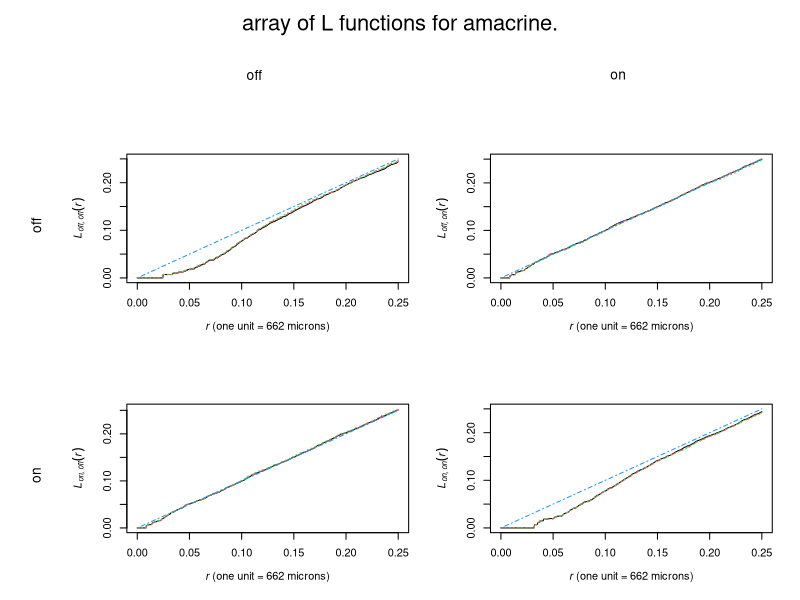
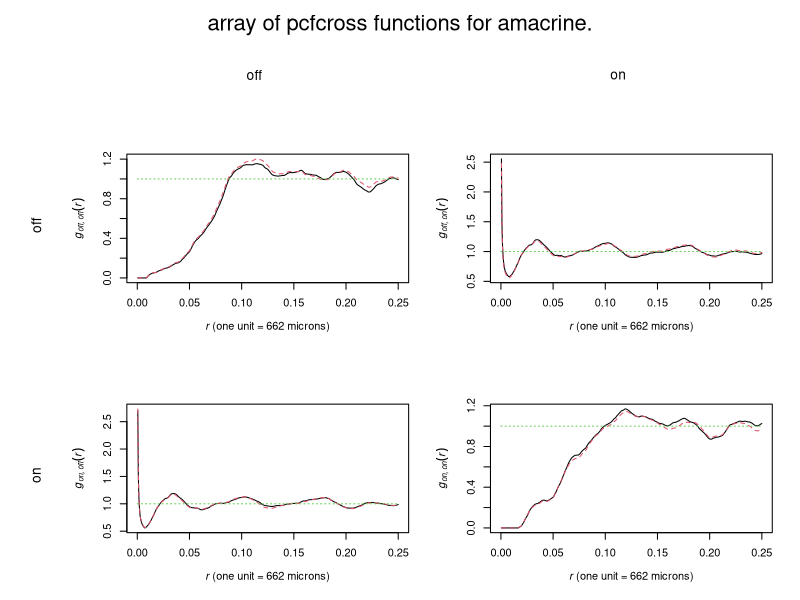
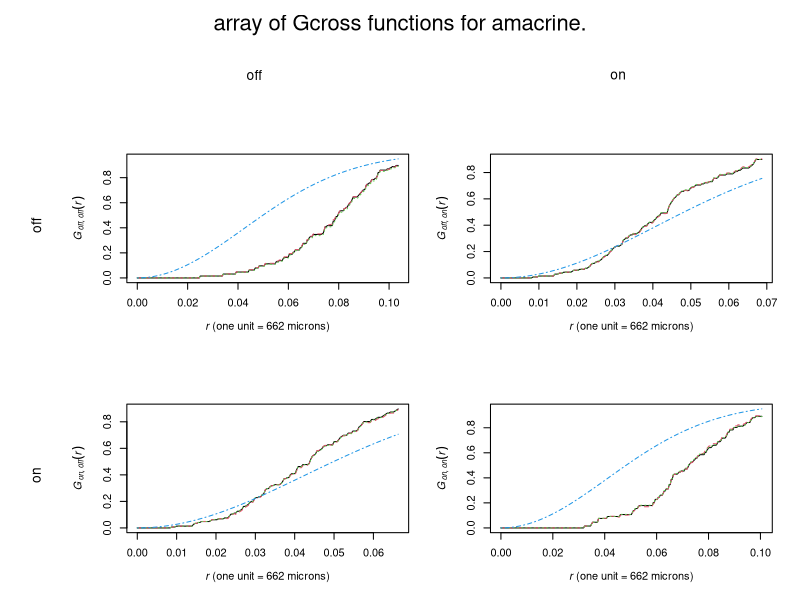
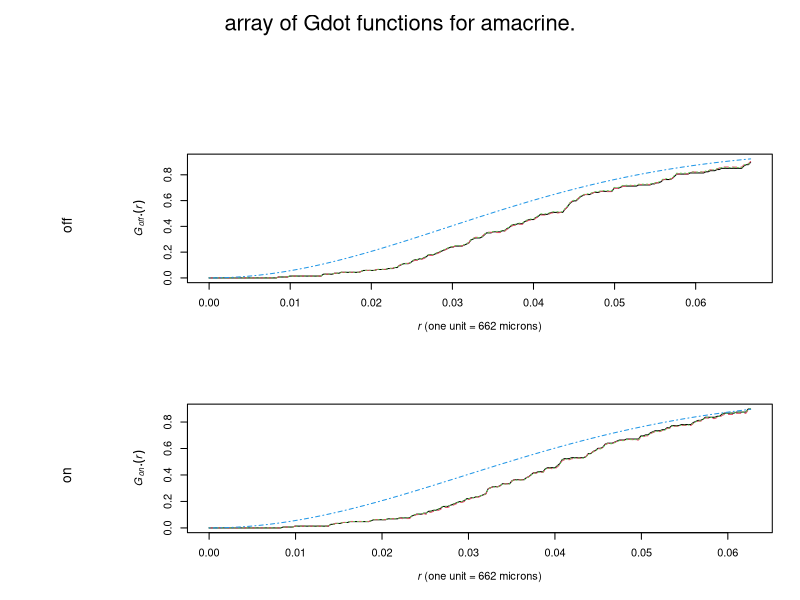
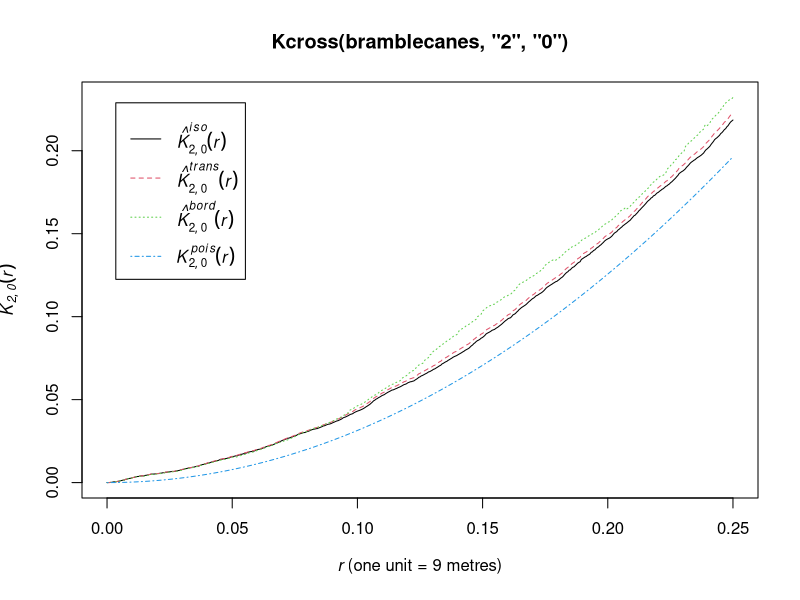
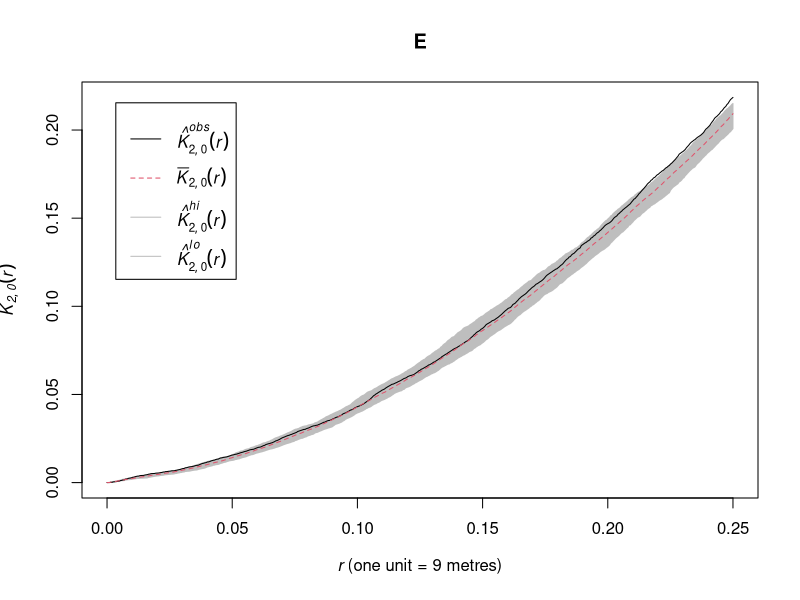
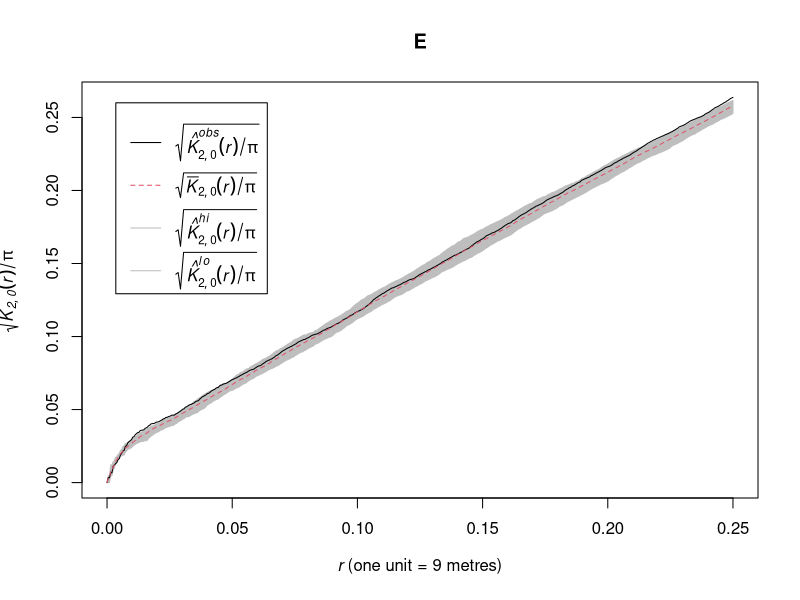
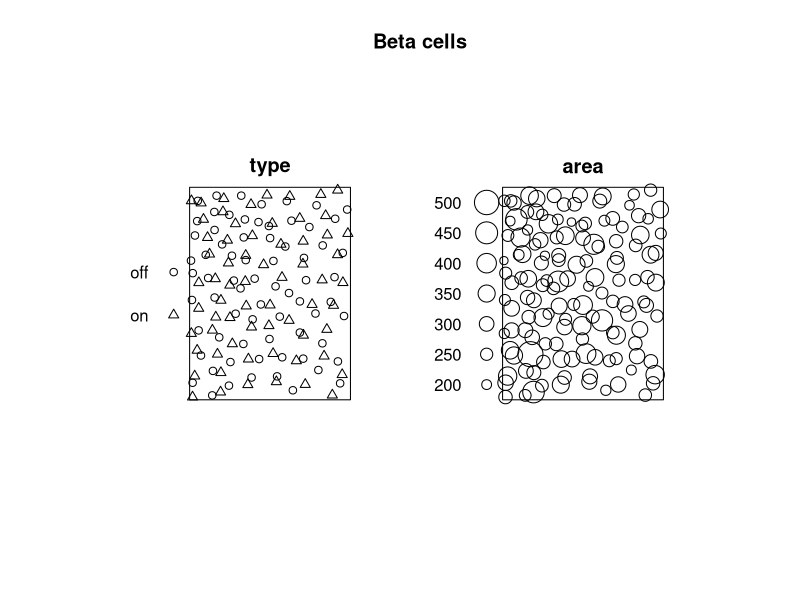

Write R code to recreate these figures, in order.
## ---- chunk 1
# This option turns evaluation of R code off in this document. Remove it
# if you use it as a template for solving the lab exercise.
knitr::opts_chunk$set(eval = TRUE)
## ---- chunk 2
library(spatstat)
## ---- chunk 3
    Lam <- alltypes(amacrine, "L")
    plot(Lam)
## ---- chunk 4
    plot(alltypes(amacrine, pcfcross))
## ---- chunk 5
    plot(alltypes(amacrine, Gcross))
## ---- chunk 6
    plot(alltypes(amacrine, Gdot))
## ---- chunk 7
    plot(Kcross(bramblecanes, "2", "0"))
## ---- chunk 8
    shuffle <- expression(rlabel(bramblecanes))
    E <- envelope(bramblecanes, Kcross, nsim=19, simulate=shuffle, i="2", j="0")
    plot(E)
## ---- chunk 9
    plot(E, sqrt(./pi) ~ r)
## ---- chunk 10
    plot(betacells, main = "Beta cells")
## ---- chunk 11
    X <- betacells
    marks(X) <- marks(betacells)$type
## ---- chunk 12
    typ <- levels(marks(X))
## ---- chunk 13
    plot(alltypes(X, Kcross))
## ---- chunk 14
    rad <- matrix(c(60,NA,NA,60), 2, 2)
    fit <- ppm(X ~ marks, MultiStrauss(typ,rad))
## ---- chunk 15
    plot(fitin(fit))
## ---- chunk 16
    fitU <- ppm(X ~ marks, Strauss(60))
    rad <- matrix(60, 2, 2)
    fitE <- ppm(X ~ marks, MultiStrauss(rad))
## ---- chunk 17
    rval <- data.frame(R=seq(50,100,by=5))
## ---- chunk 18
    MS <- function(R){ MultiStrauss(diag(c(R,R))) }
## ---- chunk 19
    MS(50)
## ---- chunk 20
    profilepl(rval, MS, X ~ marks)
